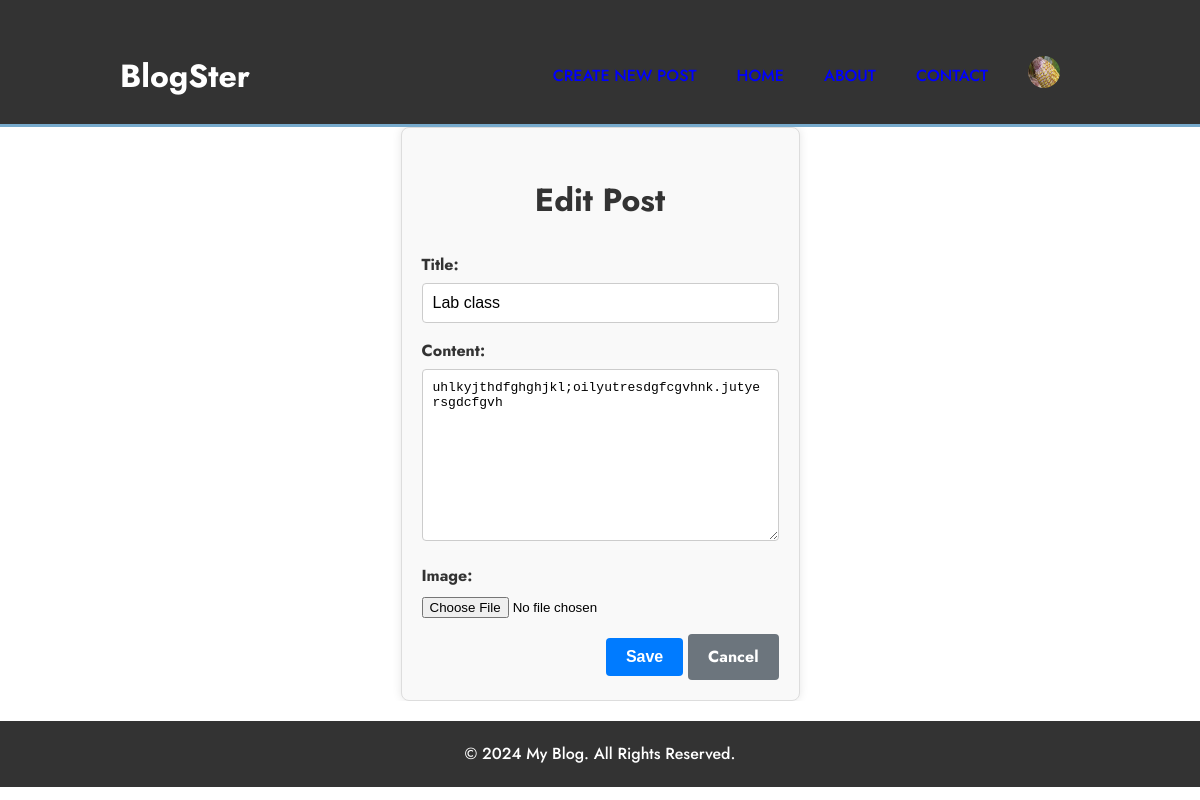
Screenshot of /post/9/edit/ (signed in) with the database file from the repository.
### blog_app/models.py (models this page shows, shortened)
class UserProfile(models.Model):
    user = models.OneToOneField(User, on_delete=models.CASCADE)
    email = models.EmailField(max_length=254, blank=True)
    bio = models.TextField(blank=True)
    birth_date = models.DateField(null=True, blank=True)
    avatar = models.ImageField(upload_to='avatars/', default='avatars/default.jpg')

class Post(models.Model):
    title = models.CharField(max_length=100)
    content = models.TextField()
    date_posted = models.DateTimeField(default=timezone.now)
    author = models.ForeignKey(User, on_delete=models.CASCADE)
    image = models.ImageField(upload_to='post_images',blank=True,null = True)

### blog_app/views.py (the view)
# urls.py: path('post/<int:id>/edit/', views.post_edit, name ='post_edit'),
@login_required
def post_edit(request, id):
    post = get_object_or_404(Post, id=id)
    if post.author != request.user:
        return HttpResponseForbidden()
    if request.method == "POST":
        form = PostForm(request.POST,request.FILES, instance=post)
        if form.is_valid():
            form.save()
            return redirect('post_detail', id=post.id)
    else:
        form = PostForm(instance=post)
    return render(request, 'blog_app/post_form.html',{'form': form})

### blog_app/forms.py
class PostForm(forms.ModelForm):
    class Meta:
        model =Post
        fields =['title','content','image']

### templates/blog_app/post_form.html (shortened to what this page needs)
{% extends "blog_app/base.html" %}
{% load static %}
{% block extrastyles %}
<link rel="stylesheet" href="{% static 'blogApp/forms.css' %}">
{% endblock %}
{% block content %}
<div class="form-container">
  <div class="form-header">
    <h2>{% if form.instance.pk %}Edit{% else %}Create{% endif %} Post</h2>
  </div>
  <form method="post" enctype="multipart/form-data">
    <div class="form-field">
      {{ form.title.label_tag }}
      {{ form.title }}
    </div>
    <div class="form-field">
      {{ form.content.label_tag }}
      {{ form.content }}
    </div>
    <div class="form-field">
      {{ form.image.label_tag }}
      {{ form.image }}
    </div>
    <div class="form-actions">
      <button type="submit" class="btn btn-primary">Save</button>
      <a href="{% url 'home' %}" class="btn btn-secondary">Cancel</a>
    </div>
  </form>
</div>
{% endblock %}

### templates/blog_app/base.html (shortened to what this page needs)
{% load static %}
<!DOCTYPE html>
<html lang="en">
  <head>
    <link rel="stylesheet" href="{% static "blogApp/main.css" %}" />
    {% block extrastyles%}
    {% endblock %}
  </head>
  <body>
    <header>
      <div class="container">
        <h1>BlogSter</h1>
        <nav>
          <ul class = "nav_url">
            <li><a href="{% url 'post_create' %}" class="link">Create New Post</a></li>
            <li><a href="{% url 'home' %}" class="link">Home</a></li>
            <li><a href="#" class="link">About</a></li>
            <li><a href="#" class="link">Contact</a></li>
            <li ><a href="{% url 'profile' user.username %}" class="link"><img src ="{{user.userprofile.avatar.url }}" alt="Profile"class ="profile"/></a></li>
          </ul>
        </nav>
      </div>
    </header>
    <main class= 'container'>
        {% block content %}
        {% endblock %}
  </main>
  <footer>
      <div class="container">
        <p>&copy; 2024 My Blog. All Rights Reserved.</p>
      </div>
    </footer>
  </body>
</html>

### static/blogApp/main.css (style rules this page uses)
body { font-family: "Jost", sans-serif; font-weight: 500; line-height: 1.6; margin: 0; padding: 0; }
.container { width: 80%; margin: auto; overflow: hidden; }
.nav_url { display:flex; align-items: center; }
.profile { width: 2rem; height: 2rem; border-radius: 50%; }
header { background: #333; color: #fff; padding-top: 30px; min-height: 70px; border-bottom: #77aacc 3px solid; }
header a { color: #fff; text-decoration: none; text-transform: uppercase; font-size: 16px; }
header ul { padding: 0; list-style: none; }
header li { display: inline; padding: 0 20px 0 20px; }
.link { color: blue; }
header h1 { float: left; }
header nav { float: right; margin-top: 10px; }
main { display: flex; justify-content: space-between; margin-top: 20px; }
footer { flex-shrink: 0; margin-top: auto; background: #333; color: #fff; text-align: center; padding: 20px 0; margin-top: 20px; }
footer p { margin: 0; }

### static/blogApp/forms.css (style rules this page uses)
.form-container { max-width: 600px; margin: 0 auto; padding: 20px; background-color: #f9f9f9; border: 1px solid #ddd; border-radius: 8px; box-shadow: 0 0 10px rgba(0, 0, 0, 0.1); }
.form-header { text-align: center; margin-bottom: 20px; }
.form-header h2 { font-size: 2em; color: #333; }
.form-field { margin-bottom: 15px; }
.form-field label { font-weight: bold; color: #333; display: block; margin-bottom: 5px; }
.form-field input[type="text"], .form-field textarea { width: 100%; padding: 10px; border: 1px solid #ccc; border-radius: 4px; box-sizing: border-box; font-size: 1em; background-color: #fff; }
.form-actions { text-align: right; }
.form-actions .btn { padding: 10px 20px; font-size: 1em; border: none; border-radius: 4px; cursor: pointer; }
.btn { display: inline-block; padding: 8px 16px; font-size: 14px; font-weight: bold; text-align: center; text-decoration: none; border-radius: 4px; transition: background-color 0.3s ease, color 0.3s ease; cursor: pointer; }
.btn-primary { background-color: #007bff; color: #fff; border: 2px solid #007bff; }
.btn-secondary { background-color: #6c757d; color: #fff; }

### rows the page displays
Post: title "Lab class", content "uhlkyjthdfghghjkl;oilyutresdgfcgvhnk.jutyersgdcfgvh"
